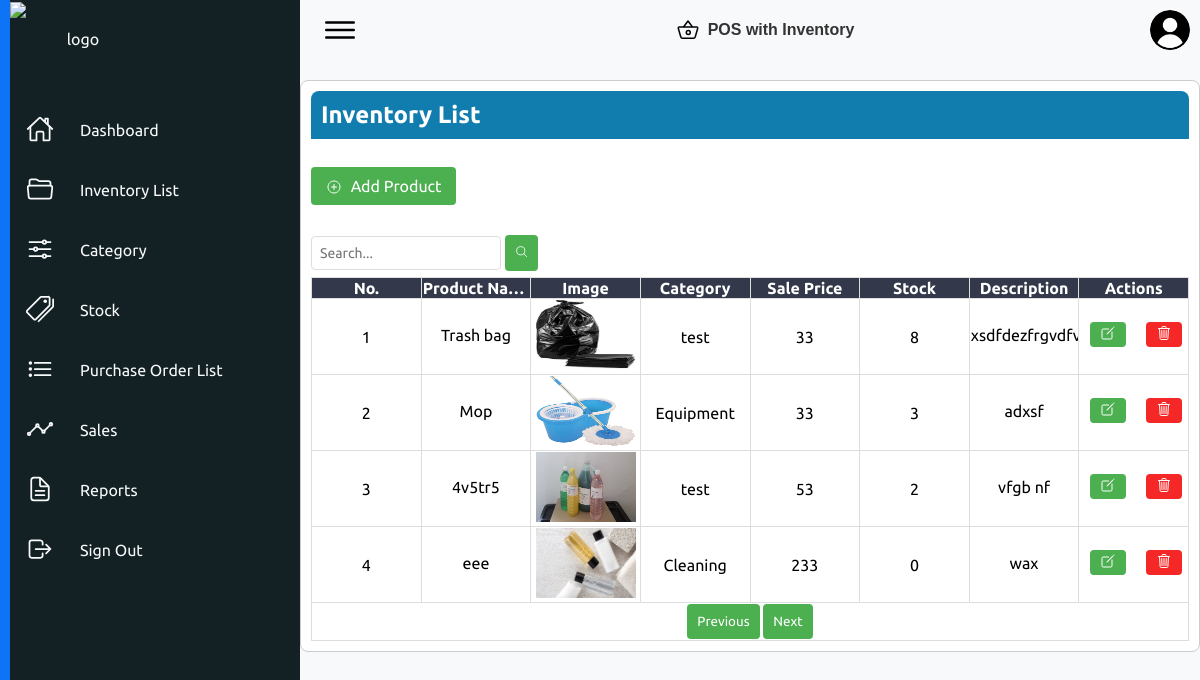
Page /Cashier/product.php on the committed database.
### tables this page shows
CREATE TABLE `tbl_product` (
  `pid` int(11) NOT NULL,
  `pimage` varchar(255) NOT NULL,
  `pname` varchar(200) NOT NULL,
  `pcategory` int(11) NOT NULL,
  `saleprice` float NOT NULL,
  `stock_quantity` int(11) NOT NULL,
  `pdescription` varchar(250) NOT NULL
);

CREATE TABLE `tbl_category` (
  `category_id` int(11) NOT NULL,
  `category_name` varchar(255) NOT NULL
);

### Cashier/product.php (the view, shortened to what this page needs)
<?php
include '../connections.php';
$sql = "SELECT p.*, c.category_name FROM tbl_product p
        JOIN tbl_category c ON p.pcategory = c.category_id";
$result = mysqli_query($conn, $sql);
?>
<!DOCTYPE html>
<html lang="en">
<head>
    <link rel="stylesheet" href="./assets/css/style.css">
    <?php include("nav.php"); ?>
</head>
<body>
        <div class="container">
        <div class="product-content">
            <h2 class="content-header">Inventory List</h2>
            <br>
            <button id="addProductBtn" class="add-product-btn">
                <ion-icon name="add-circle-outline"></ion-icon>
                Add Product
            </button>
 <form id="searchForm">
    <input type="text" id="searchInput" placeholder="Search...">
    <button type="button" onclick="searchTable()"><ion-icon name="search-outline"></ion-icon></button>
</form>
            <table id="product-table" class="product-table">
    <thead>
        <tr>
            <th>No.</th>
            <th>Product Name</th>
            <th>Image</th>
            <th>Category</th>
            <th>Sale Price</th>
            <th>Stock</th>
            <th>Description</th>
            <th>Actions</th>
        </tr>
    </thead>
    <tbody>
        <?php
        if ($result && mysqli_num_rows($result) > 0) {
            $count = 1;
            while ($row = mysqli_fetch_assoc($result)) {
                echo "<tr>";
                echo "<td>{$count}</td>";
                echo "<td class='description-cell'><span class='description-content' onclick='toggleDescription(this)'>{$row['pname']}</span></td>";
                echo "<td>";
                if (!empty($row['pimage'])) {
                    echo "<img src='{$row['pimage']}' alt='{$row['pname']}' style='width: 100px; height: 70px;'>";
                }
                echo "</td>";
                echo "<td>{$row['category_name']}</td>";
                echo "<td>{$row['saleprice']}</td>";
                echo "<td>{$row['stock_quantity']}</td>";
                echo "<td class='description-cell'><span class='description-content' onclick='toggleDescription(this)'>{$row['pdescription']}</span></td>";
echo "<td class='product-actions-container'>";
echo "<div class='product-actions'>";
echo "<a href='#' class='edit-action' onclick='openEditModal({$row['pid']})'><ion-icon name='create-outline'></ion-icon></a>";
echo "<a href='#' class='delete-action' onclick='deleteProduct({$row['pid']})'><ion-icon name='trash-outline'></ion-icon></a>";
echo "</div>";
echo "</td>";
                echo "</tr>";
                $count++;
            }
        } else {
            echo "<tr><td colspan='8'>No matching products found.</td></tr>";
        }
        ?>
    </tbody>
    <tfoot>
        <tr>
            <td colspan="8">
                <button id="prevPageBtn" disabled>Previous</button>
                <button id="nextPageBtn" disabled>Next</button>
            </td>
        </tr>
    </tfoot>
</table>
</div>
    </div>
</body>
</html>

### Cashier/assets/css/style.css (style rules this page uses)
* { font-family: "Ubuntu", sans-serif; margin: 0; padding: 0; box-sizing: border-box; }
:root { --blue: #0d74f5; --white: #f8f9fa; --gray: #e9ecef; --black1: #222; --black2: #999; --red: #f62727; --green:#4CAF50; --black2:#33394a; }
body { min-height: 100vh; overflow-x: hidden; }
.container { position: relative; width: 100%; }
#searchInput { padding: 8px; font-size: 14px; margin-top: -10px; margin-bottom: -10px; width: 190px; }
.product-content { max-width: 900px; margin: 20px auto; padding: 400px; border: 1px solid #ccc; border-radius: 8px; z-index: 1; }
.content-header { background-color: #117dae; color: white; font-size: 24px; font-weight: bold; padding: 10px; border-radius: 8px 8px 0 0; }
.add-product-btn { background-color: #4CAF50; color: white; border: none; padding: 10px 20px; border-radius: 5px; cursor: pointer; font-size: 16px; }
.add-product-btn ion-icon { margin-right: 5px; margin-bottom: -3px; }
.product-table { width: 100%; border-collapse: collapse; margin-top: 20px; table-layout: fixed; }
table { width: 100%; border-collapse: collapse; margin-top: 0px; }
th, td { padding: 12px; text-align: left; border-bottom: 1px solid #ddd; }
.add-product-btn { background-color: #4CAF50; color: white; padding: 10px 15px; border: none; border-radius: 4px; cursor: pointer; margin-bottom: 10px; }
form { margin-top: 20px; }
input, textarea { width: 100%; padding: 8px; box-sizing: border-box; border: 1px solid #ddd; border-radius: 4px; margin-top: 5px; }
button { padding: 10px; background-color: #4CAF50; color: white; border: none; border-radius: 4px; cursor: pointer; }
.content-header { font-size: 24px; font-weight: bold; margin-bottom: 10px; }

### Cashier/product.php (style rules this page uses)
.product-content { max-width: 1200px; margin: 15px auto; background-color: white; padding: 10px; border: 1px solid #ccc; border-radius: 8px; width: 100%; overflow: auto; }
.product-table { width: 100%; border-collapse: collapse; margin-top: 6px; table-layout: fixed; }
.product-table th, .product-table td { border: 1px solid #ddd; padding: 1px; text-align: center; overflow: hidden; text-overflow: ellipsis; white-space: nowrap; transition: background-color 0.3s; }
.product-table th { background-color: #33394a; color: #fff; }
.product-table img { max-width: 1000px; max-height: 100px; }
.edit-action, .delete-action { padding: 5px 10px; background-color: #4CAF50; color: white; border: none; border-radius: 4px; cursor: pointer; }
.edit-action { margin-right: 5px; }
.description-cell { max-width: 200px; overflow: hidden; }
.description-content { cursor: pointer; color: black; white-space: nowrap; overflow: hidden; text-overflow: ellipsis; display: inline-block; }
.product-actions { display: flex; justify-content: space-evenly; align-items: center; }
.product-table .product-actions { display: flex; justify-content: space-around; align-items: center; width: 100%; }
.product-table .edit-action { padding: 3px 10px; background-color: #4CAF50; color: white; border: none; border-radius: 4px; cursor: pointer; margin: 10px; margin-top: 5px; }
.product-table .delete-action { padding: 3px 10px; background-color: #f62727; color: white; border: none; border-radius: 4px; cursor: pointer; margin: 10px; margin-top: 5px; }

### rows in the picture
tbl_product: pname "Trash bag", pimage (picture), tbl_category.category_name "test", saleprice "33", stock_quantity "8", pdescription "xsdfdezfrgv…"
tbl_product: pname "Mop", pimage (picture), tbl_category.category_name "Equipment", saleprice "33", stock_quantity "3", pdescription "adxsf"
tbl_product: pname "4v5tr5", pimage (picture), tbl_category.category_name "test", saleprice "53", stock_quantity "2", pdescription "vfgb nf"
tbl_product: pname "eee", pimage (picture), tbl_category.category_name "Cleaning", saleprice "233", stock_quantity "0", pdescription "wax"
